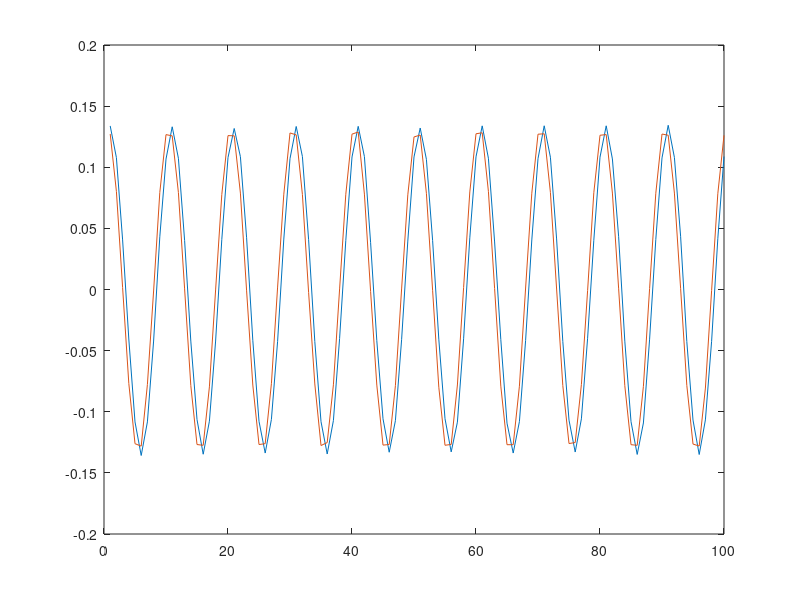

The MATLAB source for this figure: (Note: this script raises an error after producing the figure.)
clear all;
clc;

% function [n,x,s,fs,s1] = genData(numPts, freq, filt, nVar, SNR)
%     % Generate time values
%     t = linspace(0,1,numPts)';
%     fs = numPts;
% 
%     % Generate tone
%     s = sin(2*pi*freq*t);
%     s1 = sin(2*pi*freq*(t+3.4e4));
%     % Generate noise
%     n = sqrt(nVar)*randn(numPts,1);
% 
%     % Filter noise
%     addnoise = filter(filt, 1, n);
% 
%     % Plot filter
%     freqz(filt,1,1000)
% 
%     % Adjust SNR of tone
%     s = s/sqrt(var(s)/(10^(SNR/10)*var(n)));
%     disp(['Calculated SNR = ' num2str(10*log10(var(s)/var(n)))])
% 
%     % Add noise to signal
%     x = s + addnoise;
% end

% % Generate the data!
% [n,x,s,fs,s1] = genData(numPts, freq, filt, nVar, SNR);
% % parameter estimator menggunakan least square
% 
% Y = ([1 : 100] + rand(1, 1))'; % proses markov orde 1
% X = ([100 : 199] + rand(1, 1))';
% st_time = tic();
% % jumlah parameter
% np = 2;
% % orde model
% nmdl = np / 2;
% phi = [];
% N = 40;
% for m = nmdl + 1 : N - nmdl
%     phi(m, :) = [-Y(m-1:-1:m-nmdl, :)' X(m-1:-1:m-nmdl, :)'];
% end
% Y2 = Y(nmdl + 1 : N);
% % Parameter yang diestimasi
% beta = inv(phi'*phi) * phi' * Y2;
% Y3 = phi * beta;
% err = Y2 - Y3;
% emse = mse(err);
% t = 1 : length(Y3);
% figure;
% plot(t, Y2, t, Y3);
% title('Data Asli vs Estimasi');
% figure;
% plot(t, err);
% title('Galat');
% cnsmd_time = toc(st_time)


freq = 1000;             % frequency of fundamental tone
N = 73;
%% Time specifications:
Fs = 20000;                 % samples per second
dt = 1/Fs;                   % seconds per sample
StopTime = 0.2;             % seconds
t = (0:dt:StopTime-dt)';     % seconds
%% Sine wave:
s = cos(2*pi*freq*t);
s = s/15;

noise = awgn(s, 60);

s = s + noise;
% create signal adc0_out Fs/2
s0 = s(1:2:end); 
% create signal adc1_out Fs/2
s1 = s(2:2:end); 

% add time skew
delay = 1;
s0 = [s0(delay:end); zeros(delay-1,1)];
plot([s0(1:100), s1(1:100)]);


% emulate adc on odd and even
x_adc0 = s0;% + noise;
x_adc1 = s1;% + noise;


% add offset
x_adc1 = x_adc1 + 0.002;
% plot([x_adc0,x_adc1]);

% add gain
x_adc1 = x_adc1 * 1.4;

% create main signal from adc
x_after_subadc = zeros(length(s),1);
x_after_subadc(1:2:end) = x_adc0; 
x_after_subadc(2:2:end) = x_adc1; 

% x_after_subadc1 = zeros(length(s),1);
% x_after_subadc1(1:2:end) = x_adc1; 
% x_after_subadc1(2:2:end) = x_adc1; 

spectrumScope = spectrumAnalyzer(SampleRate=Fs, ...            
            AveragingMethod='exponential',ForgettingFactor=0.99, ...
            YLimits=[-30 10],ShowLegend=true);
spectrumScope([x_after_subadc]);


for z = 1:1

    y_out1 = [];
    x3 = [];
    y_out = 0;

    % create matrix for input signal
    for i = 1:N
        x3(i,:) = x_adc1(i:N+i-1).';
    end

    w1 = (x3'*x3) \ x3' * x_adc0(1:N);
    % dd = det(x3);
    % ee = cond(x3);
    % w1 = inv(x3'*x3) * x3' * s(1:N);
    % st = lsqr(x3, s(1:N));

    for k = 1:N
        % y_out = w1(1)*x(j+1) + w1(2)*x(j+2) + w1(3)*x(j+3) + w1(4)*x(j+4);
        y_out = y_out + w1(k)*x_adc1(k);
    end
    % y_out = w1(1)*x(1) + w1(2)*x(2) + w1(3)*x(3) + w1(4)*x(4); % + st(5)*x(5) + st(6)*x(6) + st(7)*x(7) + st(8)*x(8) + st(9)*x(9) + st(10)*x(10);
    y_out1(1) = y_out;

    % work
    % for i = 1:2
    %   x3 = [x(i), x(i+1); x(i+1), x(i+2)];
    %   y3 = [s(i); s(i+1)];
    %   w1 = inv(x3'*x3) * x3' * y3;
    %   st = lsqr(x3, y3);
    %   y = st(1)*x(i)+st(2)*x(i+1);
    % end
%%

    for j = 1:length(x_adc0)-2*N
    
        % shift to left matrix input signal
        for i = 1:N
            x3(i,:) = [x3(i,2:N), 0];
            x3(i,N) = x_adc1(j+N-1+i);
        end

        % estimate coeff
        % w1 = inv(x3'*x3) * x3' * x_adc0(j+1:N+j);
        w1 = ((x3'*x3) \ x3') * x_adc0(j+1:N+j);
        % st = lsqr(x3, x_adc0(j+1:N+j));

        y_out = 0;
        % filter input signal
        for k = 1:N
            % y_out = w1(1)*x(j+1) + w1(2)*x(j+2) + w1(3)*x(j+3) + w1(4)*x(j+4);
            y_out = y_out + w1(k)*x_adc1(j+k);
        end

        y_out1(j+1) = y_out;

    end

    nn = 1855;

    y_out11(1:nn,z) =  y_out1(1:nn).';
    error_out(1:nn,z) = y_out1(1:nn).' ./ x_adc0(1:nn);

end

    subplot(2,1,1)
    plot([x_adc0(1:nn), x_adc1(1:nn), y_out11(1:nn)])
    % title('Отношение между отсчетами I-составляющей')
    xlabel('Номер отсчета') 
    ylabel('Амплитуда') 
    legend({'Исходный сигнал','Сигнал + Шум','Сигнал с выхода адаптивного фильтра'},'Location','northeast')
    subplot(2,1,2)
    plot([error_out(:,1)]);% error_out(:,2), error_out(:,3)])
    title('Относительная ошибка между исходным сигналом и выходом адаптивного фильтра')
    xlabel('Номер отсчета') 
    ylabel('Отношение') 

    % create main signal from adc
    x_after_adc = zeros(nn*2,1);
    x_after_adc(1:2:end) = x_adc0(1:nn); 
    x_after_adc(2:2:end) = y_out11; 

    spectrumScope = spectrumAnalyzer(SampleRate=Fs, ...            
                AveragingMethod='exponential',ForgettingFactor=0.99, ...
                YLimits=[-30 10],ShowLegend=true);
    spectrumScope([x_after_subadc(1:nn*2), x_after_adc]);




%% N = 3
% for j = 1:length(s)-N
% 
%     x3(1,:) = [x3(1,(2:N)), x(j+N)];
%     x3(2:N,1) = x3(1,2:N); 
% 
%     for i = 1:1
% 
%         x3(2,2) = x3(1,3);
%     end
% 
%     w1 = inv(x3'*x3) * x3' * s(j+1:N+j);
%     st = lsqr(x3, s(j+1:N+j));
% 
%     y_out = st(1)*x(j+1) + st(2)*x(j+2) + st(3)*x(j+3);% + st(4)*x(j);% + st(5)*x(5) + st(6)*x(6) + st(7)*x(7) + st(8)*x(8) + st(9)*x(9) + st(10)*x(10);
% 
%     y_out1(j+1) = y_out;
% 
% end
% 
%  y_out1 =  y_out1.';
% 
% plot([s(1:998),x(1:998), y_out1])
% % title('Отношение между отсчетами I-составляющей')
% xlabel('Номер отсчета') 
% ylabel('Амплитуда') 
% legend({'Исходный сигнал','Сигнал + Шум','Сигнал с выхода адаптивного фильтра'},'Location','northeast')

%%